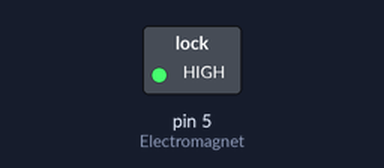
Bench run of a sketch on a simulated Arduino Uno, built with avr-gcc and run on an emulated ATmega328P. Shown: switched loads named in the sketch (green lamp = pin HIGH). Dashed ring = blinking.

Above: at 0.15 s.
Timing chart, 0 to 3.0 s (numbered marks = the images above):
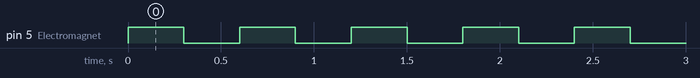

Measured:
- by itself, pin 5 (Electromagnet): alternates HIGH for 0.30 s and LOW for 0.30 s

The sketch:

7_Electromagnet_Interfacing_Arduino.ino
```cpp
// Arduino code used for electromagnet interfacing


int Electromagnet = 5;    //this line defines the digital port used for interfacing electromagnet in this case it is port 5


void setup()

{

pinMode(Electromagnet, OUTPUT);  //this line is used to set electromagnet as an output

}


 void loop()

{

  digitalWrite(Electromagnet, HIGH); // This line turn on the electromagnet for the defined time duration
  delay(300); // This line define the time duration for which the electromagnet is turn-on in this case five minutes

  digitalWrite(Electromagnet, LOW);  // This line defines that the electromagnet is turned off
  delay(300);  //This line define the time duration for which the electromagnet is turned-off  in this case five minutes

}
```
